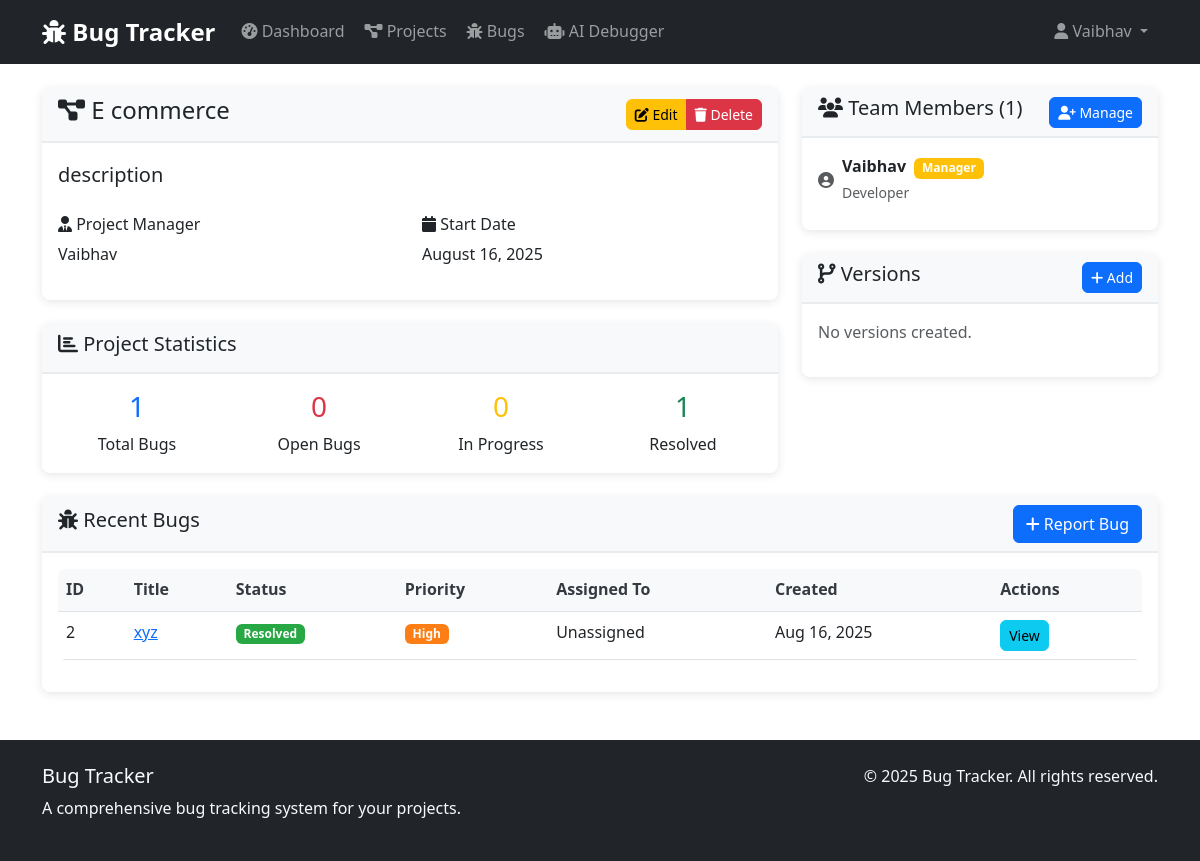
/projects/2/ (signed in), run on the app's committed database.
### projects/models.py (models this page shows, shortened)
class Project(models.Model):
    name = models.CharField(max_length=100)
    description = models.TextField()
    start_date = models.DateField(auto_now_add=True)
    end_date = models.DateField(null=True, blank=True)
    manager = models.ForeignKey(User, on_delete=models.CASCADE, related_name='managed_projects')
    members = models.ManyToManyField(User, related_name='projects')

### accounts/models.py (models this page shows, shortened)
class UserProfile(models.Model):
    USER_ROLES = (
        ('admin', 'Administrator'),
        ('developer', 'Developer'),
        ('tester', 'Tester'),
    )
    user = models.OneToOneField(User, on_delete=models.CASCADE, related_name='profile')
    role = models.CharField(max_length=20, choices=USER_ROLES, default='developer')
    profile_picture = models.ImageField(upload_to='profile_pics/', null=True, blank=True)
    phone = models.CharField(max_length=15, blank=True, null=True)

### bugs/models.py (models this page shows, shortened)
class Bug(models.Model):
    STATUS_CHOICES = (
        ('open', 'Open'),
        ('in_progress', 'In Progress'),
        ('resolved', 'Resolved'),
        ('closed', 'Closed'),
        ('reopened', 'Reopened'),
    )
    PRIORITY_CHOICES = (
        ('low', 'Low'),
        ('medium', 'Medium'),
        ('high', 'High'),
        ('critical', 'Critical'),
    )
    SEVERITY_CHOICES = (
        ('minor', 'Minor'),
        ('major', 'Major'),
        ('critical', 'Critical'),
        ('blocker', 'Blocker'),
    )
    title = models.CharField(max_length=200)
    description = models.TextField()
    project = models.ForeignKey(Project, on_delete=models.CASCADE, related_name='bugs')
    project_version = models.ForeignKey(ProjectVersion, on_delete=models.SET_NULL,
                                        related_name='bugs', null=True, blank=True)
    status = models.CharField(max_length=20, choices=STATUS_CHOICES, default='open')
    priority = models.CharField(max_length=20, choices=PRIORITY_CHOICES, default='medium')
    severity = models.CharField(max_length=20, choices=SEVERITY_CHOICES, default='major')
    reported_by = models.ForeignKey(User, on_delete=models.CASCADE, related_name='reported_bugs')
    assigned_to = models.ForeignKey(User, on_delete=models.SET_NULL,
                                   related_name='assigned_bugs', null=True, blank=True)
    created_at = models.DateTimeField(auto_now_add=True)
    updated_at = models.DateTimeField(auto_now=True)
    resolved_at = models.DateTimeField(null=True, blank=True)
    tags = models.CharField(max_length=200, blank=True, null=True)
    class Meta:
        ordering = ['-created_at']

### projects/views.py (the view)
# urls.py: path('<int:project_id>/', views.project_detail, name='project_detail'),
@login_required
def project_detail(request, project_id):
    project = get_object_or_404(Project, id=project_id)
    versions = project.versions.all()
    bugs = project.bugs.all()
    context = {
        'project': project,
        'versions': versions,
        'bugs': bugs,
    }
    return render(request, 'projects/project_detail.html', context)

### projects/templates/projects/project_detail.html (shortened to what this page needs)
{% extends 'base.html' %}
{% load bug_extras %}
{% block content %}
<div class="container mt-4">
    <div class="row">
        <div class="col-md-8">
            <div class="card mb-4">
                <div class="card-header d-flex justify-content-between align-items-center">
                    <h4><i class="fas fa-project-diagram"></i> {{ project.name }}</h4>
                    {% if request.user == project.manager or request.user.is_staff %}
                        <div class="btn-group">
                            <a href="{% url 'projects:edit_project' project.id %}" class="btn btn-warning btn-sm">
                                <i class="fas fa-edit"></i> Edit
                            </a>
                            <a href="{% url 'projects:delete_project' project.id %}" class="btn btn-danger btn-sm">
                                <i class="fas fa-trash"></i> Delete
                            </a>
                        </div>
                    {% endif %}
                </div>
                <div class="card-body">
                    <p class="lead">{{ project.description }}</p>
                    <div class="row mt-4">
                        <div class="col-md-6">
                            <h6><i class="fas fa-user-tie"></i> Project Manager</h6>
                            <p>{{ project.manager.get_full_name|default:project.manager.username }}</p>
                        </div>
                        <div class="col-md-6">
                            <h6><i class="fas fa-calendar"></i> Start Date</h6>
                            <p>{{ project.start_date|date:"F d, Y" }}</p>
                        </div>
                    </div>
                </div>
            </div>
            <div class="card mb-4">
                <div class="card-header">
                    <h5><i class="fas fa-chart-bar"></i> Project Statistics</h5>
                </div>
                <div class="card-body">
                    <div class="row text-center">
                        <div class="col-md-3">
                            <div class="stat-item">
                                <h3 class="text-primary">{{ bugs.count }}</h3>
                                <p class="mb-0">Total Bugs</p>
                            </div>
                        </div>
                        <div class="col-md-3">
                            <div class="stat-item">
                                <h3 class="text-danger">{{ bugs|filter_by_status:"open" }}</h3>
                                <p class="mb-0">Open Bugs</p>
                            </div>
                        </div>
                        <div class="col-md-3">
                            <div class="stat-item">
                                <h3 class="text-warning">{{ bugs|filter_by_status:"in_progress" }}</h3>
                                <p class="mb-0">In Progress</p>
                            </div>
                        </div>
                        <div class="col-md-3">
                            <div class="stat-item">
                                <h3 class="text-success">{{ bugs|filter_by_status:"resolved" }}</h3>
                                <p class="mb-0">Resolved</p>
                            </div>
                        </div>
                    </div>
                </div>
            </div>
        </div>
        <div class="col-md-4">
            <div class="card mb-4">
                <div class="card-header d-flex justify-content-between align-items-center">
                    <h5><i class="fas fa-users"></i> Team Members ({{ project.members.count }})</h5>
                    {% if request.user == project.manager or request.user.is_staff %}
                        <a href="{% url 'projects:manage_members' project.id %}" class="btn btn-sm btn-primary">
                            <i class="fas fa-user-plus"></i> Manage
                        </a>
                    {% endif %}
                </div>
                <div class="card-body">
                    {% for member in project.members.all %}
                        <div class="d-flex align-items-center mb-2">
                            <i class="fas fa-user-circle text-muted me-2"></i>
                            <div>
                                <strong>{{ member.get_full_name|default:member.username }}</strong>
                                {% if member == project.manager %}
                                    <span class="badge bg-warning ms-1">Manager</span>
                                {% endif %}
                                <br>
                                <small class="text-muted">{{ member.profile.get_role_display }}</small>
                            </div>
                        </div>
                    {% empty %}
                        <p class="text-muted">No team members assigned.</p>
                    {% endfor %}
                </div>
            </div>
            <div class="card mb-4">
                <div class="card-header d-flex justify-content-between align-items-center">
                    <h5><i class="fas fa-code-branch"></i> Versions</h5>
                    {% if request.user == project.manager or request.user.is_staff %}
                        <a href="{% url 'projects:create_version' project.id %}" class="btn btn-sm btn-primary">
                            <i class="fas fa-plus"></i> Add
                        </a>
                    {% endif %}
                </div>
                <div class="card-body">
                    {% for version in versions %}
                        <div class="d-flex justify-content-between align-items-center mb-2">
                            <div>
                                <strong>{{ version.version_number }}</strong>
                                <br>
                                <small class="text-muted">{{ version.release_date|date:"M d, Y" }}</small>
                            </div>
                            <a href="{% url 'projects:version_detail' project.id version.id %}" class="btn btn-sm btn-outline-primary">
                                View
                            </a>
                        </div>
                    {% empty %}
                        <p class="text-muted">No versions created.</p>
                    {% endfor %}
                </div>
            </div>
        </div>
    </div>
    <div class="row">
        <div class="col-md-12">
            <div class="card">
                <div class="card-header d-flex justify-content-between align-items-center">
                    <h5><i class="fas fa-bug"></i> Recent Bugs</h5>
                    <a href="{% url 'bugs:create_bug' %}?project={{ project.id }}" class="btn btn-primary">
                        <i class="fas fa-plus"></i> Report Bug
                    </a>
                </div>
                <div class="card-body">
                    {% if bugs %}
                        <div class="table-responsive">
                            <table class="table table-hover">
                                <thead>
                                    <tr>
                                        <th>ID</th>
                                        <th>Title</th>
                                        <th>Status</th>
                                        <th>Priority</th>
                                        <th>Assigned To</th>
                                        <th>Created</th>
                                        <th>Actions</th>
                                    </tr>
                                </thead>
                                <tbody>
                                    {% for bug in bugs|slice:":10" %}
                                        <tr>
                                            <td>{{ bug.id }}</td>
                                            <td><a href="{% url 'bugs:bug_detail' bug.id %}">{{ bug.title }}</a></td>
                                            <td>
                                                <span class="badge bg-{{ bug.status|slugify }}">
                                                    {{ bug.get_status_display }}
                                                </span>
                                            </td>
                                            <td>
                                                <span class="badge bg-{{ bug.priority|slugify }}">
                                                    {{ bug.get_priority_display }}
                                                </span>
                                            </td>
                                            <td>{% if bug.assigned_to %}{{ bug.assigned_to.username }}{% else %}Unassigned{% endif %}</td>
                                            <td>{{ bug.created_at|date:"M d, Y" }}</td>
                                            <td>
                                                <a href="{% url 'bugs:bug_detail' bug.id %}" class="btn btn-sm btn-info">View</a>
                                            </td>
                                        </tr>
                                    {% endfor %}
                                </tbody>
                            </table>
                        </div>
                    {% else %}
                        <p class="text-muted">No bugs reported for this project yet.</p>
                    {% endif %}
                </div>
            </div>
        </div>
    </div>
</div>
{% endblock %}

### templates/base.html (shortened to what this page needs)
<!DOCTYPE html>
<html lang="en">
<head>
    <link href="https://cdn.jsdelivr.net/npm/bootstrap@5.3.0/dist/css/bootstrap.min.css" rel="stylesheet">
    <link rel="stylesheet" href="https://cdnjs.cloudflare.com/ajax/libs/font-awesome/6.4.0/css/all.min.css">
    {% load static %}
    <link rel="stylesheet" href="{% static 'css/custom.css' %}">
</head>
<body>
    <nav class="navbar navbar-expand-lg navbar-dark bg-dark">
        <div class="container">
            <a class="navbar-brand" href="{% url 'dashboard:dashboard' %}">
                <i class="fas fa-bug"></i> Bug Tracker
            </a>
            <div class="collapse navbar-collapse" id="navbarNav">
                <ul class="navbar-nav me-auto">
                    {% if user.is_authenticated %}
                        <li class="nav-item">
                            <a class="nav-link" href="{% url 'dashboard:dashboard' %}">
                                <i class="fas fa-tachometer-alt"></i> Dashboard
                            </a>
                        </li>
                        <li class="nav-item">
                            <a class="nav-link" href="{% url 'projects:project_list' %}">
                                <i class="fas fa-project-diagram"></i> Projects
                            </a>
                        </li>
                        <li class="nav-item">
                            <a class="nav-link" href="{% url 'bugs:bug_list' %}">
                                <i class="fas fa-bug"></i> Bugs
                            </a>
                        </li>
                        <li class="nav-item">
                            <a class="nav-link" href="{% url 'ai_debugger:analysis_home' %}">
                                <i class="fas fa-robot"></i> AI Debugger
                            </a>
                        </li>
                    {% endif %}
                </ul>
                <ul class="navbar-nav">
                    {% if user.is_authenticated %}
                        <li class="nav-item dropdown">
                            <a class="nav-link dropdown-toggle" href="#" id="navbarDropdown" role="button" data-bs-toggle="dropdown">
                                <i class="fas fa-user"></i> {{ user.username }}
                            </a>
                        </li>
                    {% endif %}
                </ul>
            </div>
        </div>
    </nav>
    <main>
        {% block content %}{% endblock %}
    </main>
    <footer class="bg-dark text-light mt-5 py-4">
        <div class="container">
            <div class="row">
                <div class="col-md-6">
                    <h5>Bug Tracker</h5>
                    <p>A comprehensive bug tracking system for your projects.</p>
                </div>
                <div class="col-md-6 text-end">
                    <p>&copy; 2025 Bug Tracker. All rights reserved.</p>
                </div>
            </div>
        </div>
    </footer>
</body>
</html>

### data on the page
Project: name "E commerce", description "description", manager.get_full_name "Vaibhav", start_date "August 16, 2025", count "1", members.count "1"
Bug: id "2", title "xyz", status "Resolved", priority "High", shows "Unassigned", created_at "Aug 16, 2025"

### other printed values
{{ user.username }} "Vaibhav"
{{ bugs|filter_by_status:"open" }} "0"
{{ bugs|filter_by_status:"in_progress" }} "0"
{{ bugs|filter_by_status:"resolved" }} "1"
{{ member.get_full_name|default:member.username }} "Vaibhav"
{{ member.profile.get_role_display }} "Developer"
